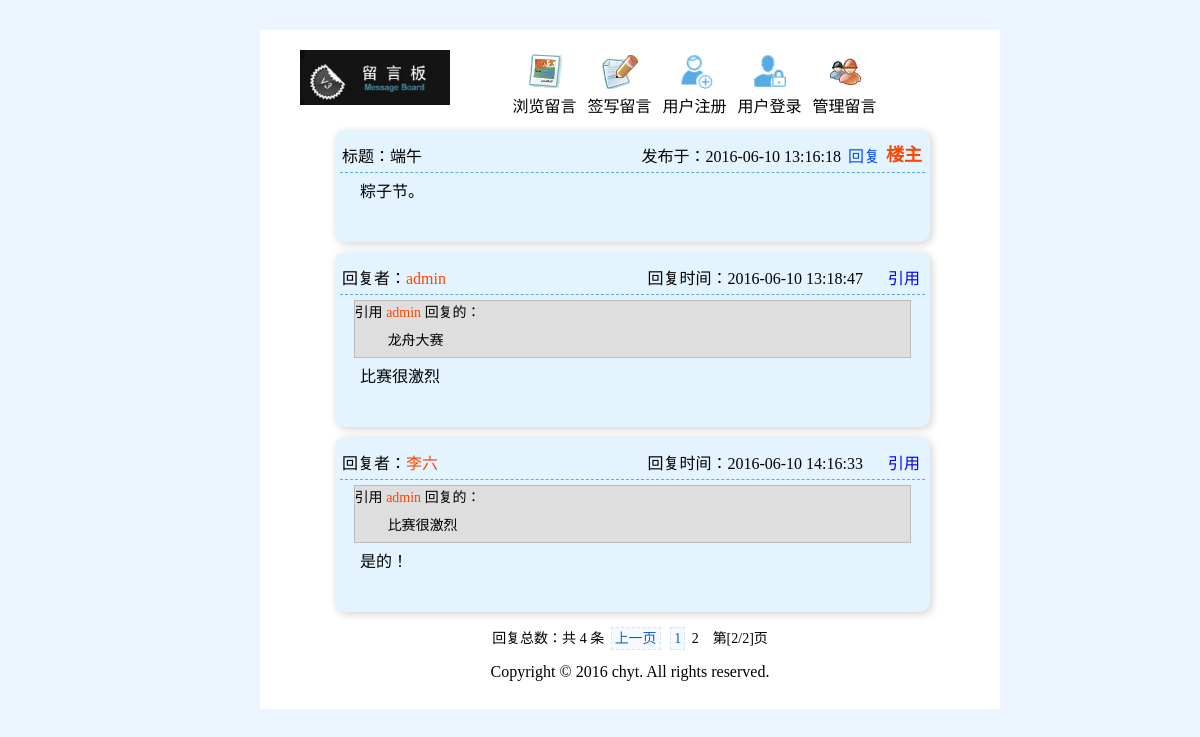
Screenshot of /show.php?cid=17&page=2 with the database file from the repository.
### tables this page shows
CREATE TABLE IF NOT EXISTS `message` (
  `id` int(10) unsigned NOT NULL AUTO_INCREMENT COMMENT '自增id',
  `mid` int(11) NOT NULL COMMENT '留言用户的id',
  `title` varchar(15) NOT NULL COMMENT '留言标题',
  `content` varchar(255) NOT NULL COMMENT '留言内容',
  `content_time` datetime NOT NULL COMMENT '留言时间',
  `state` int(11) NOT NULL DEFAULT '0' COMMENT '留言信息的状态',
  `top_state` int(11) NOT NULL DEFAULT '0' COMMENT '置顶状态',
  PRIMARY KEY (`id`)
);

CREATE TABLE IF NOT EXISTS `reply` (
  `id` int(10) unsigned NOT NULL AUTO_INCREMENT COMMENT '自增id',
  `content_id` int(11) NOT NULL COMMENT '要回复留言的id',
  `content_reply` varchar(255) NOT NULL COMMENT '回复的内容',
  `reply_time` datetime NOT NULL COMMENT '回复的时间',
  `member_id` int(11) NOT NULL COMMENT '回复者的id',
  `quote_id` int(11) NOT NULL DEFAULT '0' COMMENT '要引入回复的留言的id',
  PRIMARY KEY (`id`)
);

CREATE TABLE IF NOT EXISTS `member` (
  `id` int(10) unsigned NOT NULL AUTO_INCREMENT COMMENT '自增id',
  `name` varchar(15) NOT NULL COMMENT '用户名',
  `psw` varchar(32) NOT NULL COMMENT '密码',
  `register_time` datetime NOT NULL COMMENT '注册时间',
  `last_login_time` datetime NOT NULL COMMENT '最后登陆时间',
  PRIMARY KEY (`id`)
);

### inc/mysql.func.php (called while the page is built, shortened)
<?php
    function execute($link, $sql){
        $result = mysqli_query($link, $sql);
        return $result;
    }
    function fetch_array($result){
        return mysqli_fetch_assoc($result);
    }
?>

### show.php (the view, shortened to what this page needs)
<?php
    $link = connect();
    $member_id = login_state($link);
    $sql_sel_cont = "select * from message where id={$_GET['cid']}";
    $result_sel_cont = execute($link, $sql_sel_cont);
    $data_sel_cont = fetch_array($result_sel_cont);
	$sql_count = "select * from reply where content_id={$_GET['cid']}";
	$result_count = execute($link, $sql_count);
	$counts = mysqli_num_rows($result_count);
	$page_size = 2;
	$pageCount = ceil($counts/$page_size);
    $page = page($counts, $page_size);
?>
<!doctype html>
<html lang="en">
<head>
	<link rel="stylesheet" type="text/css" href="style/common.css">
	<link rel="stylesheet" type="text/css" href="style/show.css">
</head>
<body>
	<div id="main">
		<?php include "inc/header.inc.php";?>
		<div class="main-wrapper">
			<div class="show-content">
				<div class="show-top">
					<p class="show-content-top">
						<span class="show-content-title">标题：<?php echo $data_sel_cont['title']?></span>
						<span class="show-content-time on">发布于：<?php echo $data_sel_cont['content_time']?></span>
						<span class="reply-btn"><a href="reply.php?cid=<?php echo $_GET['cid']?>&mid=<?php echo $member_id?>">回复</a></span>
						<i class="landlord">楼主</i>
					</p>
					<p class="content-area"><?php echo $data_sel_cont['content']?></p>
				</div>
				<?php
					$sql_reply = "select * from reply where content_id={$_GET['cid']} {$page['limit']}";
					$result_reply = execute($link, $sql_reply);
					while ($data_reply = fetch_array($result_reply)){
						$sql_mem = "select name from member where id={$data_reply['member_id']}";
						$result_mem = execute($link, $sql_mem);
						$data_mem = fetch_array($result_mem);
				?>
				<div class="show-top">
					<p class="show-content-top">
						<span class="show-content-title">回复者：<span style="color:#f40;"><?php echo $data_mem['name']?></span></span>
						<span class="show-content-time reference-reply">回复时间：<?php echo $data_reply['reply_time']?></span>
						<span class="reference"><a href="quote.php?cid=<?php echo $_GET['cid']?>&qid=<?php echo $data_reply['id']?>&mid=<?php echo $data_reply['member_id']?>">引用</a></span>
					</p>
					<?php if($data_reply['quote_id']){
							$sql_sel = "select r.content_reply,m.name from reply r,member m where r.id={$data_reply['quote_id']} and m.id=r.member_id";
							$result = execute($link, $sql_sel);
							$data = fetch_array($result);
					?>
					<div class="reference-reply-content">
						<p class="reference-reply-content-title">引用 <span style="color:#f40;"><?php echo $data['name']?></span> 回复的：</p>
						<p class="reply-content"><?php echo $data['content_reply']?></p>
					</div>
					<?php }?>
					<p class="content-area">
						<?php echo $data_reply['content_reply']?>
					</p>
				</div>
				<?php }?>
			</div>
		</div>
		<div id="pages" class="page-show" align="center">
			回复总数：共 <?php echo $counts?> 条 <?php echo $page['html']?>　第[<?php echo $_GET['page']?>/<?php echo $pageCount?>]页
		</div>
		<?php include "inc/footer.inc.php";?>
	</div>
</body>
</html>

### style/common.css (style rules this page uses)
* { margin: 0; padding: 0; }
html,body { width: 100%; height: 100%; font-family: 'microsoft yahei'; margin: 15px; background: #ECF5FF; }
a { text-decoration: none; }
#main { width: 700px; background-color: #fff; padding: 20px 20px 20px 20px; margin: 0 auto; }
#pages { font-size: 14px; }
.page-show { margin-top: 15px; }
#pages a { margin: 3px; padding: 3px; color: #175CBB; border: 1px dashed #D5E4F4; background: #F4FAFF; }

### style/show.css (style rules this page uses)
.main-wrapper { width: 100%; height: 100%; }
.main-wrapper .show-content { width: 85%; height: 100%; margin: 0 auto; padding: 10px 0 0 5px; }
.main-wrapper .show-content .show-content-top { padding: 3px 2px; padding-bottom: 5px; border-bottom: 1px dashed #56ABE4; position: relative; }
.main-wrapper .show-content .show-content-top .show-content-time { float: right; }
.main-wrapper .show-content .show-content-top .on { padding-right: 82px; }
.main-wrapper .show-content .show-content-top .reference-reply { margin-right: 60px; }
.main-wrapper .show-content .show-content-top .reference { position: absolute; right: 5px; }
.main-wrapper .show-content .show-content-top .reference a { color: #00f; }
.main-wrapper .show-content .show-content-top .landlord { font-style: normal; font-size: 18px; padding: 3px; color: #f40; position: absolute; font-weight: bold; right: 0px; top: -3px; }
.content-area { text-indent: 20px; padding-bottom: 30px; padding-top: 5px; }
.main-wrapper .show-content .show-top { padding: 10px 5px; background-color: #E4F4FE; margin-bottom: 10px; box-shadow: 2px 2px 8px #d2d2d2; border-radius: 10px; }
.main-wrapper .show-content .show-top .reference-reply-content { width: 95%; border: 1px solid #bbb; margin: 0 auto; margin-top: 5px; background: #DEDEDE; font-size: 14px; }
.main-wrapper .show-content .show-top .reference-reply-content .reply-content { padding: 8px; text-indent: 25px; }
.reply-btn { position: absolute; right: 45px; }
.reply-btn a { color: #004CFE; }

### rows the page displays
message: title "端午", content_time "2016-06-10 13:16:18", content "粽子节。"
reply: member.name "admin", reply_time "2016-06-10 13:18:47", reply.content_reply "龙舟大赛", content_reply "比赛很激烈"
reply: member.name "李六", reply_time "2016-06-10 14:16:33", member.name "admin", reply.content_reply "比赛很激烈", content_reply "是的！"

### other values shown
$counts "4"
$page['html'] "上一页"
$_GET['page'] "2"
$pageCount "2"
